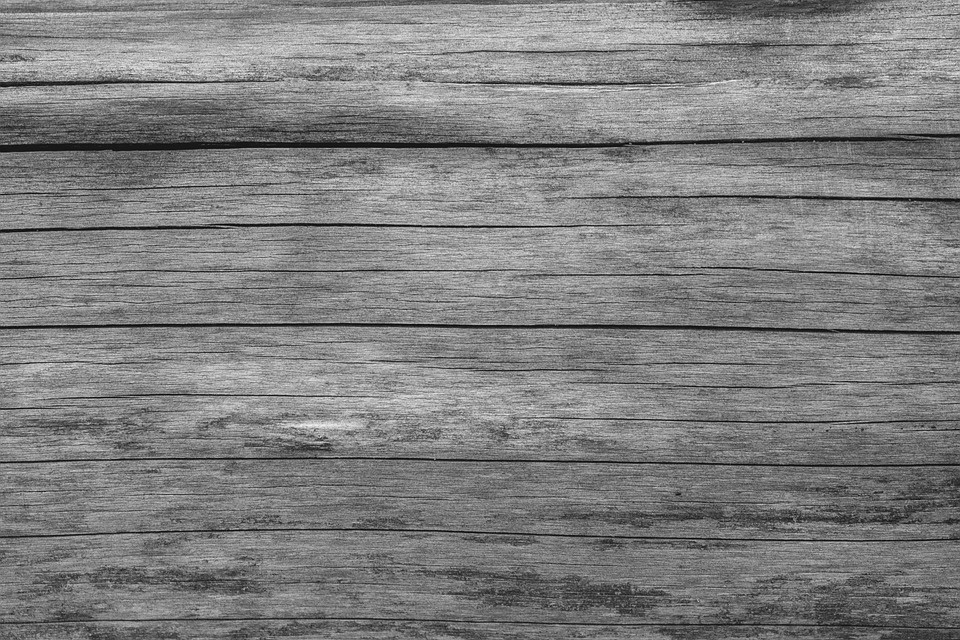
#> input picture grayscale_image.jpg, 960 x 640 px
$ jupyter execute histogram_calculation.ipynb
#> lines starting #> are read from the running program, lines starting #| are printed output that depends on the picture
[cell 1]
import cv2
import matplotlib.pyplot as plt

[cell 2]
#load the grayscale image
image = cv2.imread('grayscale_image.jpg' , cv2.IMREAD_GRAYSCALE)
#> image is the input picture: shape (640, 960); min 1, max 249, mean 127.4

#calculate the histogram
histogram = cv2.calcHist([image], [0], None , [256], [0,256])
#> histogram = 256 values, max 7653 at index 135, min 0 at index 0, mean 2400

# Normalize the histogram
histogram/= histogram.sum()
#> histogram = 256 values, max 0.0125 at index 135, min 0 at index 0, mean 0.00391

#plot the histogram
plt.plot(histogram)
plt.title('Grayscale Image Histogram')
plt.xlabel('Pixel Intensity')
plt.ylabel('Pixel Count')
plt.show()
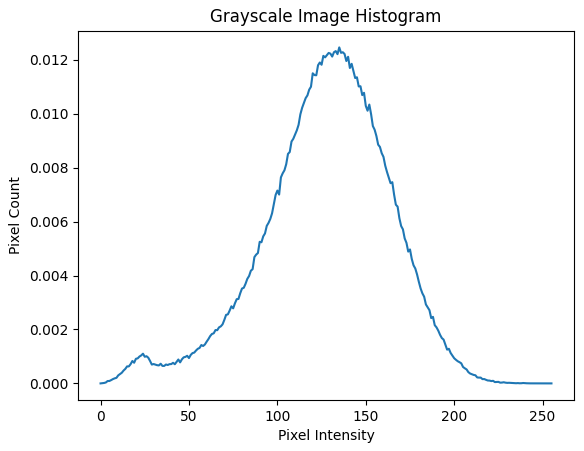
#> figure drawn by matplotlib, 1 panel; curve peaks at x = 135, y = 0.0125
